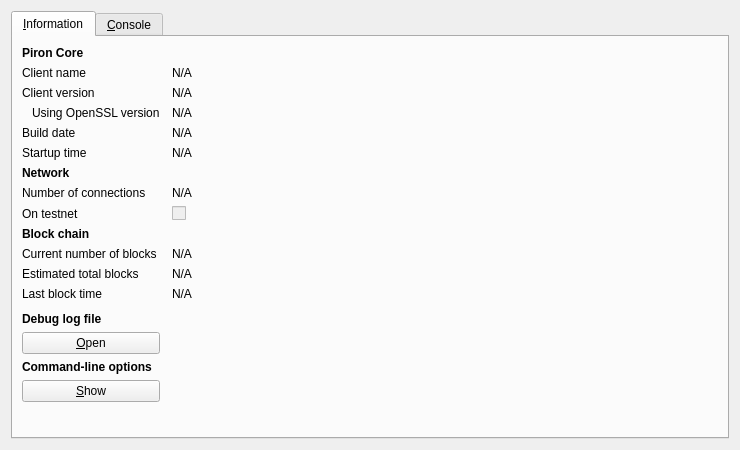
<?xml version="1.0" encoding="UTF-8"?>
<ui version="4.0">
 <class>RPCConsole</class>
 <widget class="QDialog" name="RPCConsole">
  <property name="geometry">
   <rect>
    <x>0</x>
    <y>0</y>
    <width>740</width>
    <height>450</height>
   </rect>
  </property>
  <property name="windowTitle">
   <string>Piron - Debug window</string>
  </property>
  <layout class="QVBoxLayout" name="verticalLayout_2">
   <item>
    <widget class="QTabWidget" name="tabWidget">
     <property name="currentIndex">
      <number>0</number>
     </property>
     <widget class="QWidget" name="tab_info">
      <attribute name="title">
       <string>&amp;Information</string>
      </attribute>
      <layout class="QGridLayout" name="gridLayout" columnstretch="0,1">
       <property name="horizontalSpacing">
        <number>12</number>
       </property>
       <item row="0" column="0">
        <widget class="QLabel" name="label_9">
         <property name="font">
          <font>
           <weight>75</weight>
           <bold>true</bold>
          </font>
         </property>
         <property name="text">
          <string>Piron Core</string>
         </property>
        </widget>
       </item>
       <item row="1" column="0">
        <widget class="QLabel" name="label_5">
         <property name="text">
          <string>Client name</string>
         </property>
        </widget>
       </item>
       <item row="1" column="1">
        <widget class="QLabel" name="clientName">
         <property name="cursor">
          <cursorShape>IBeamCursor</cursorShape>
         </property>
         <property name="text">
          <string>N/A</string>
         </property>
         <property name="textFormat">
          <enum>Qt::PlainText</enum>
         </property>
         <property name="textInteractionFlags">
          <set>Qt::LinksAccessibleByMouse|Qt::TextSelectableByKeyboard|Qt::TextSelectableByMouse</set>
         </property>
        </widget>
       </item>
       <item row="2" column="0">
        <widget class="QLabel" name="label_6">
         <property name="text">
          <string>Client version</string>
         </property>
        </widget>
       </item>
       <item row="2" column="1">
        <widget class="QLabel" name="clientVersion">
         <property name="cursor">
          <cursorShape>IBeamCursor</cursorShape>
         </property>
         <property name="text">
          <string>N/A</string>
         </property>
         <property name="textFormat">
          <enum>Qt::PlainText</enum>
         </property>
         <property name="textInteractionFlags">
          <set>Qt::LinksAccessibleByMouse|Qt::TextSelectableByKeyboard|Qt::TextSelectableByMouse</set>
         </property>
        </widget>
       </item>
       <item row="3" column="0">
        <widget class="QLabel" name="label_14">
         <property name="text">
          <string>Using OpenSSL version</string>
         </property>
         <property name="indent">
          <number>10</number>
         </property>
        </widget>
       </item>
       <item row="3" column="1">
        <widget class="QLabel" name="openSSLVersion">
         <property name="cursor">
          <cursorShape>IBeamCursor</cursorShape>
         </property>
         <property name="text">
          <string>N/A</string>
         </property>
         <property name="textFormat">
          <enum>Qt::PlainText</enum>
         </property>
         <property name="textInteractionFlags">
          <set>Qt::LinksAccessibleByMouse|Qt::TextSelectableByKeyboard|Qt::TextSelectableByMouse</set>
         </property>
        </widget>
       </item>
       <item row="4" column="0">
        <widget class="QLabel" name="label_12">
         <property name="text">
          <string>Build date</string>
         </property>
        </widget>
       </item>
       <item row="4" column="1">
        <widget class="QLabel" name="buildDate">
         <property name="cursor">
          <cursorShape>IBeamCursor</cursorShape>
         </property>
         <property name="text">
          <string>N/A</string>
         </property>
         <property name="textFormat">
          <enum>Qt::PlainText</enum>
         </property>
         <property name="textInteractionFlags">
          <set>Qt::LinksAccessibleByMouse|Qt::TextSelectableByKeyboard|Qt::TextSelectableByMouse</set>
         </property>
        </widget>
       </item>
       <item row="5" column="0">
        <widget class="QLabel" name="label_13">
         <property name="text">
          <string>Startup time</string>
         </property>
        </widget>
       </item>
       <item row="5" column="1">
        <widget class="QLabel" name="startupTime">
         <property name="cursor">
          <cursorShape>IBeamCursor</cursorShape>
         </property>
         <property name="text">
          <string>N/A</string>
         </property>
         <property name="textFormat">
          <enum>Qt::PlainText</enum>
         </property>
         <property name="textInteractionFlags">
          <set>Qt::LinksAccessibleByMouse|Qt::TextSelectableByKeyboard|Qt::TextSelectableByMouse</set>
         </property>
        </widget>
       </item>
       <item row="6" column="0">
        <widget class="QLabel" name="label_11">
         <property name="font">
          <font>
           <weight>75</weight>
           <bold>true</bold>
          </font>
         </property>
         <property name="text">
          <string>Network</string>
         </property>
        </widget>
       </item>
       <item row="7" column="0">
        <widget class="QLabel" name="label_7">
         <property name="text">
          <string>Number of connections</string>
         </property>
        </widget>
       </item>
       <item row="7" column="1">
        <widget class="QLabel" name="numberOfConnections">
         <property name="cursor">
          <cursorShape>IBeamCursor</cursorShape>
         </property>
         <property name="text">
          <string>N/A</string>
         </property>
         <property name="textFormat">
          <enum>Qt::PlainText</enum>
         </property>
         <property name="textInteractionFlags">
          <set>Qt::LinksAccessibleByMouse|Qt::TextSelectableByKeyboard|Qt::TextSelectableByMouse</set>
         </property>
        </widget>
       </item>
       <item row="8" column="0">
        <widget class="QLabel" name="label_8">
         <property name="text">
          <string>On testnet</string>
         </property>
        </widget>
       </item>
       <item row="8" column="1">
        <widget class="QCheckBox" name="isTestNet">
         <property name="enabled">
          <bool>false</bool>
         </property>
         <property name="text">
          <string/>
         </property>
        </widget>
       </item>
       <item row="9" column="0">
        <widget class="QLabel" name="label_10">
         <property name="font">
          <font>
           <weight>75</weight>
           <bold>true</bold>
          </font>
         </property>
         <property name="text">
          <string>Block chain</string>
         </property>
        </widget>
       </item>
       <item row="10" column="0">
        <widget class="QLabel" name="label_3">
         <property name="text">
          <string>Current number of blocks</string>
         </property>
        </widget>
       </item>
       <item row="10" column="1">
        <widget class="QLabel" name="numberOfBlocks">
         <property name="cursor">
          <cursorShape>IBeamCursor</cursorShape>
         </property>
         <property name="text">
          <string>N/A</string>
         </property>
         <property name="textFormat">
          <enum>Qt::PlainText</enum>
         </property>
         <property name="textInteractionFlags">
          <set>Qt::LinksAccessibleByMouse|Qt::TextSelectableByKeyboard|Qt::TextSelectableByMouse</set>
         </property>
        </widget>
       </item>
       <item row="11" column="0">
        <widget class="QLabel" name="label_4">
         <property name="text">
          <string>Estimated total blocks</string>
         </property>
        </widget>
       </item>
       <item row="11" column="1">
        <widget class="QLabel" name="totalBlocks">
         <property name="cursor">
          <cursorShape>IBeamCursor</cursorShape>
         </property>
         <property name="text">
          <string>N/A</string>
         </property>
         <property name="textFormat">
          <enum>Qt::PlainText</enum>
         </property>
         <property name="textInteractionFlags">
          <set>Qt::LinksAccessibleByMouse|Qt::TextSelectableByKeyboard|Qt::TextSelectableByMouse</set>
         </property>
        </widget>
       </item>
       <item row="12" column="0">
        <widget class="QLabel" name="label_2">
         <property name="text">
          <string>Last block time</string>
         </property>
        </widget>
       </item>
       <item row="12" column="1">
        <widget class="QLabel" name="lastBlockTime">
         <property name="cursor">
          <cursorShape>IBeamCursor</cursorShape>
         </property>
         <property name="text">
          <string>N/A</string>
         </property>
         <property name="textFormat">
          <enum>Qt::PlainText</enum>
         </property>
         <property name="textInteractionFlags">
          <set>Qt::LinksAccessibleByMouse|Qt::TextSelectableByKeyboard|Qt::TextSelectableByMouse</set>
         </property>
        </widget>
       </item>
       <item row="13" column="0">
        <spacer name="verticalSpacer_2">
         <property name="orientation">
          <enum>Qt::Vertical</enum>
         </property>
         <property name="sizeHint" stdset="0">
          <size>
           <width>20</width>
           <height>20</height>
          </size>
         </property>
        </spacer>
       </item>
       <item row="14" column="0">
        <widget class="QLabel" name="labelDebugLogfile">
         <property name="font">
          <font>
           <weight>75</weight>
           <bold>true</bold>
          </font>
         </property>
         <property name="text">
          <string>Debug log file</string>
         </property>
        </widget>
       </item>
       <item row="15" column="0">
        <widget class="QPushButton" name="openDebugLogfileButton">
         <property name="toolTip">
          <string>Open the Piron debug log file from the current data directory. This can take a few seconds for large log files.</string>
         </property>
         <property name="text">
          <string>&amp;Open</string>
         </property>
         <property name="autoDefault">
          <bool>false</bool>
         </property>
        </widget>
       </item>
       <item row="16" column="0">
        <widget class="QLabel" name="labelCLOptions">
         <property name="font">
          <font>
           <weight>75</weight>
           <bold>true</bold>
          </font>
         </property>
         <property name="text">
          <string>Command-line options</string>
         </property>
        </widget>
       </item>
       <item row="17" column="0">
        <widget class="QPushButton" name="showCLOptionsButton">
         <property name="toolTip">
          <string>Show the Piron-Qt help message to get a list with possible Piron command-line options.</string>
         </property>
         <property name="text">
          <string>&amp;Show</string>
         </property>
         <property name="autoDefault">
          <bool>false</bool>
         </property>
        </widget>
       </item>
       <item row="18" column="0">
        <spacer name="verticalSpacer">
         <property name="orientation">
          <enum>Qt::Vertical</enum>
         </property>
         <property name="sizeHint" stdset="0">
          <size>
           <width>20</width>
           <height>40</height>
          </size>
         </property>
        </spacer>
       </item>
      </layout>
     </widget>
     <widget class="QWidget" name="tab_console">
      <attribute name="title">
       <string>&amp;Console</string>
      </attribute>
      <layout class="QVBoxLayout" name="verticalLayout_3">
       <property name="spacing">
        <number>3</number>
       </property>
       <item>
        <widget class="QTextEdit" name="messagesWidget">
         <property name="minimumSize">
          <size>
           <width>0</width>
           <height>100</height>
          </size>
         </property>
         <property name="readOnly">
          <bool>true</bool>
         </property>
         <property name="tabKeyNavigation" stdset="0">
          <bool>false</bool>
         </property>
         <property name="columnCount" stdset="0">
          <number>2</number>
         </property>
        </widget>
       </item>
       <item>
        <layout class="QHBoxLayout" name="horizontalLayout">
         <property name="spacing">
          <number>3</number>
         </property>
         <item>
          <widget class="QLabel" name="label">
           <property name="text">
            <string notr="true">&gt;</string>
           </property>
          </widget>
         </item>
         <item>
          <widget class="QLineEdit" name="lineEdit"/>
         </item>
         <item>
          <widget class="QPushButton" name="clearButton">
           <property name="maximumSize">
            <size>
             <width>24</width>
             <height>24</height>
            </size>
           </property>
           <property name="toolTip">
            <string>Clear console</string>
           </property>
           <property name="text">
            <string/>
           </property>
           <property name="icon">
            <iconset resource="../bitcoin.qrc">
             <normaloff>:/icons/remove</normaloff>:/icons/remove</iconset>
           </property>
           <property name="shortcut">
            <string notr="true">Ctrl+L</string>
           </property>
           <property name="autoDefault">
            <bool>false</bool>
           </property>
          </widget>
         </item>
        </layout>
       </item>
      </layout>
     </widget>
    </widget>
   </item>
  </layout>
 </widget>
 <resources>
  <include location="../bitcoin.qrc"/>
 </resources>
 <connections/>
</ui>
